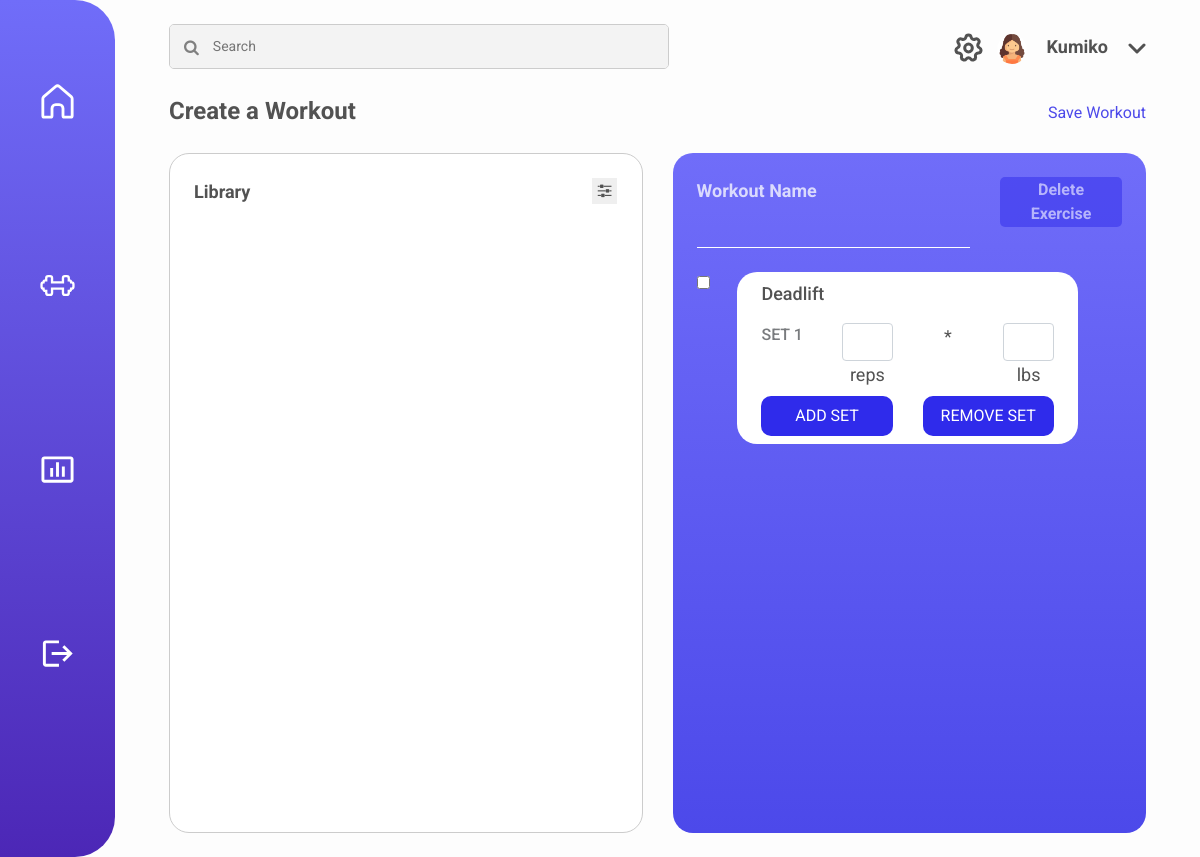
Before: /create-workout/ (signed in) with the older database file.
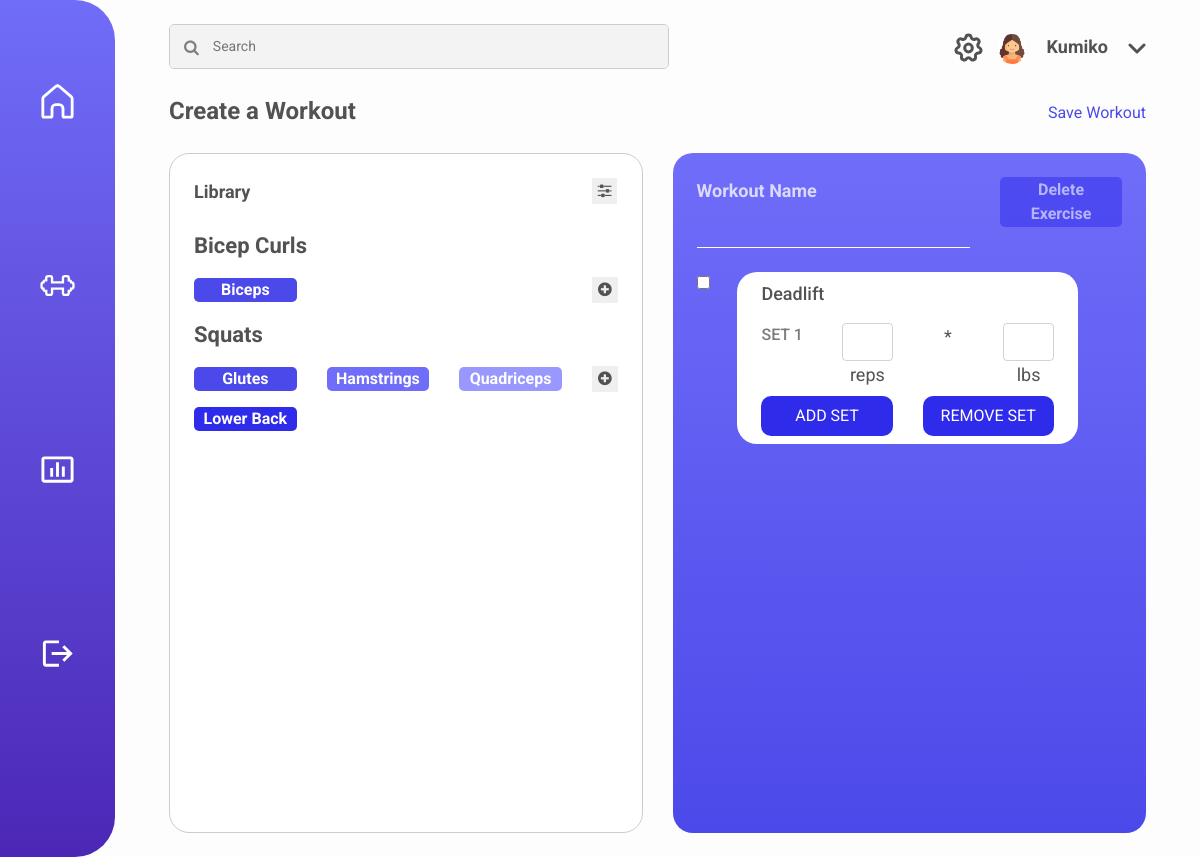
After: the same page with the newer database file.
### dashboard/models.py (models this page shows)
class ExerciseType(models.Model):
	TYPES = (
			('Bicep Curls', 'Bicep Curls'),
			('Squats', 'Squats'),
			('Jumping Jacks', 'Jumping Jacks'),
			('Bench Press', 'Bench Press'),
			('Bulgarian Split Squat', 'Bulgarian Split Squat'),
			('Chest Fly', 'Chest Fly'),
			('Crunches', 'Crunches'),
			('Curtsy Lunge', 'Curtsy Lunge'),
			('Good Morning', 'Good Morning'),
			('Hip Abduction', 'Hip Abduction'),
			('Hip Thrusts', 'Hip Thrusts'),
			('Leg Extension', 'Leg Extension'),
			('Leg Press', 'Leg Press'),
			('Lying Leg Curl', 'Lying Leg Curl'),
			('RDL', 'RDL'),
			('Russian Twists', 'Russian Twists'),
			('Sumo Deadlift', 'Sumo Deadlift'),
			('Tricep Extension', 'Tricep Extension')
	)
	MUSCLES = (
		('Abs', 'Abs'),
		('Back', 'Back'),
		('Biceps', 'Biceps'),
		('Calves', 'Calves'),
		('Chest', 'Chest'),
		('Forearms', 'Forearms'),
		('Glutes', 'Glutes'),
		('Hamstrings', 'Hamstrings'),
		('Quadriceps', 'Quadriceps'),
		('Shoulders', 'Shoulders'),
		('Traps', 'Traps'),
		('Triceps', 'Triceps'),
		('Upper Back', 'Upper Back'),
		('Lower Back', 'Lower Back'),
	)
	name = models.CharField(max_length=120, choices = TYPES, default = 'bicep-curls')
	muscles_worked = MultiSelectField(max_length=120, choices = MUSCLES, default = 'biceps')
	video_link = models.URLField(max_length=500)

### dashboard/views.py (the view)
# urls.py: path('create-workout/', create_workout_view),
@login_required
def create_workout_view(request):
	exercises = ExerciseType.objects.all()
	return render(request, 'createworkout.html', {'exercises':exercises})

### templates/createworkout.html (shortened to what the changed rows need)
<!DOCTYPE html>
<html lang="en">
<head>
    {% load static %}
    <link rel="stylesheet" href="https://cdnjs.cloudflare.com/ajax/libs/font-awesome/4.7.0/css/font-awesome.min.css">
    <link href="{% static 'fitnessing/css/dashboard.css' %}" rel="stylesheet">
    <link rel="stylesheet" href="https://stackpath.bootstrapcdn.com/bootstrap/4.4.1/css/bootstrap.min.css">
</head>
<body>
    <div class="container-fluid main">
        <div class="row mx-0 p-4">
            <div class="col-sm-6">
                <div class="library_container">
                    {% for exercise in exercises %}
                    <div class="row pl-4 exercise">
                        <div class="col-sm-10" data-toggle="modal" data-target="#detailsModal">
                            <div class="row">
                                <div class="col-sm-12">
                                    <p class="library_exercise_title">{{exercise.name}}</p>
                                </div>
                            </div>
                            <div class="row">
                                {% for muscle in exercise.muscles_worked %}
                                {% if forloop.counter0 == 0 %}
                                <div class="col-sm-4">
                                    <p class="muscles_worked muscle_bg1">{{muscle}}</p>
                                </div>
                                {% endif %}
                                {% if forloop.counter0 == 1 %}
                                <div class="col-sm-4">
                                    <p class="muscles_worked muscle_bg2">{{muscle}}</p>
                                </div>
                                {% endif %}
                                {% if forloop.counter0 == 2 %}
                                <div class="col-sm-4">
                                    <p class="muscles_worked muscle_bg3">{{muscle}}</p>
                                </div>
                                {% endif %}
                                {% endfor %}
                            </div>
                            <div class="row">
                                {% for muscle in exercise.muscles_worked %}
                                <div class="col-sm-4">
                                    {% if forloop.counter0 == 3 %}
                                    <p class="muscles_worked muscle_bg4">{{muscle}}</p>
                                    {% endif %}
                                </div>
                                <div class="col-sm-4">
                                </div>
                                <div class="col-sm-4">
                                </div>
                                {% endfor %}
                            </div>
                        </div>
                        <div class="col-sm-2 pt-4 mt-4">
                            <button class="add_button"><i class="fa fa-plus-circle" aria-hidden="true"></i></button>
                        </div>
                    </div>
                    {% endfor %}
                </div>
            </div>
        </div>
    </div>
</body>
</html>

Changed rows visible on the page:
added ExerciseType: name "Bicep Curls", muscles_worked "Biceps"
added ExerciseType: name "Squats", muscles_worked "Glutes", muscles_worked "Hamstrings", muscles_worked "Quadriceps", muscles_worked "Lower Back"
